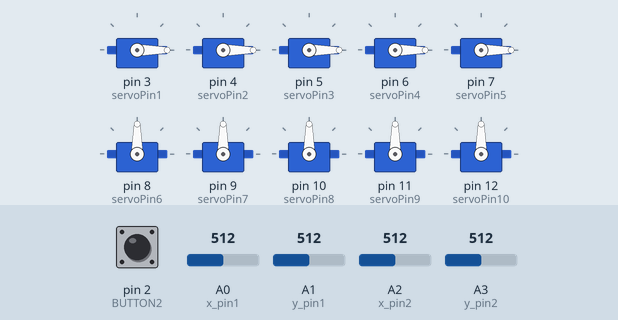
Recording of a sketch running on a simulated Arduino Uno, built with avr-gcc and run on an emulated ATmega328P. Shown: 10 × servo. The inputs (shaded band) are chosen by the test bench; at power-on: A0 (x_pin1) = 512, A2 (x_pin2) = 512, pin 2 (BUTTON2) HIGH, A1 (y_pin1) = 512, A3 (y_pin2) = 512.

Above: at 1.2 s.
1.3 s: A0 (x_pin1) set to 540
2.8 s: A0 (x_pin1) set to 568
At 4.0 s:
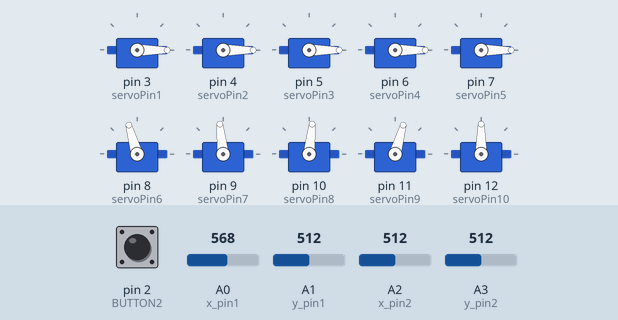
4.3 s: A2 (x_pin2) set to 541
5.8 s: A2 (x_pin2) set to 564
At 6.8 s:
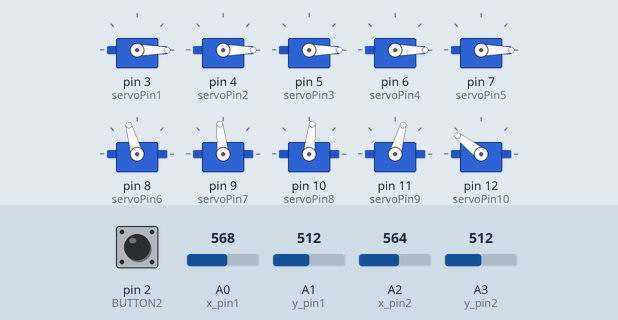
7.3 s: A0 (x_pin1) set to 469
8.8 s: A0 (x_pin1) set to 438
At 10.0 s:
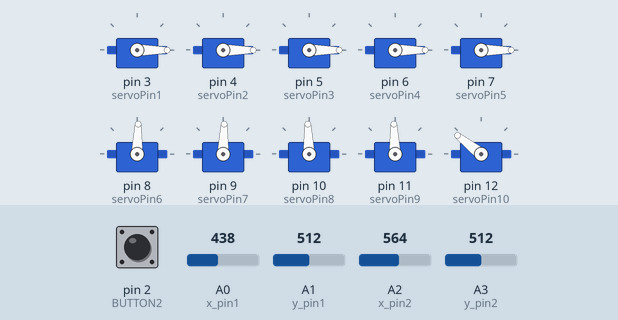
Timing chart, 0 to 11.3 s (numbered marks = the images above; inputs shaded):
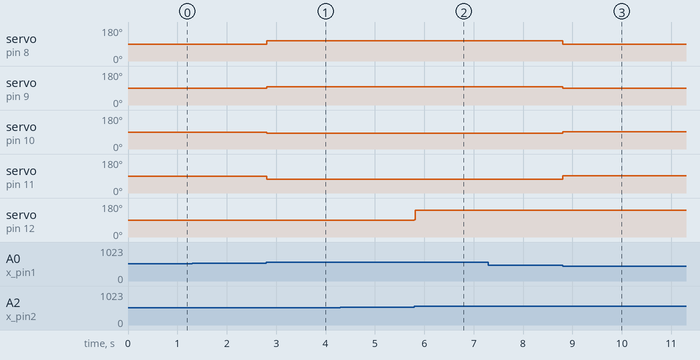

Measured:
- the behaviour switches between 549 and 550 on A0 (x_pin1) (found by bisection; images 0 and 1)
- the behaviour switches between 549 and 550 on A2 (x_pin2) (found by bisection; images 1 and 2)
- the behaviour switches between 451 and 450 on A0 (x_pin1) (found by bisection; images 2 and 3)
- after the input at 1.3 s, every drawn part: stays the same
- after the input at 2.8 s, servo on pin 8 (servoPin6): 90° → 106° at once; servo on pin 9 (servoPin7): 90° → 96° at once; servo on pin 10 (servoPin8): 90° → 84° at once; servo on pin 11 (servoPin9): 90° → 74° at once
- after the input at 4.3 s, every drawn part: stays the same
- after the input at 5.8 s, servo on pin 12 (servoPin10): 90° → 142° at once
- after the input at 7.3 s, every drawn part: stays the same
- after the input at 8.8 s, servo on pin 8 (servoPin6): 106° → 88° at once; servo on pin 9 (servoPin7): 96° → 88° at once; servo on pin 10 (servoPin8): 84° → 92° at once; servo on pin 11 (servoPin9): 74° → 92° at once

The sketch:

Robot_Hand_Code.ino
```cpp
#include<Servo.h>

//Pins for servis on arduino
int servoPin1 = 3;
int servoPin2 = 4;
int servoPin3 = 5;
int servoPin4 = 6;
int servoPin5 = 7;

int servoPin6 = 8;
int servoPin7 = 9;
int servoPin8 = 10;
int servoPin9 = 11;
int servoPin10 = 12;

//Increment for rotating servo
int angleStep = 2;

//Angles for corresponding servos
int angle1 = 0;
int angle2 = 0;
int angle3 = 0;
int angle4 = 0;
int angle5 = 0;

int pos1 = 90;
int pos2 = 90;
int pos3 = 90;
int pos4 = 90;
int pos5 = 90;


//Joystick 1 (X and Y axis)
int x_pin1 = A0;
int y_pin1 = A1;

//Joystick 2 (X and Y axis)
int x_pin2 = A2;
int y_pin2 = A3;


#define BUTTON1 1
#define BUTTON2 2

//Setting up servos
Servo s1;
Servo s2;
Servo s3;
Servo s4;
Servo s5;

Servo s6;
Servo s7;
Servo s8;
Servo s9;
Servo s10;


void setup() {

 //Set up baudrate
 Serial.begin(500000);

 //Setup servos to corresponding pins
 s1.attach(servoPin1);
 s2.attach(servoPin2);
 s3.attach(servoPin3);
 s4.attach(servoPin4);
 s5.attach(servoPin5);

 s6.attach(servoPin6);
 s7.attach(servoPin7);
 s8.attach(servoPin8);
 s9.attach(servoPin9);
 s10.attach(servoPin10);

 //Setup for buttons
 pinMode(BUTTON1, INPUT_PULLUP);
 pinMode(BUTTON2, INPUT_PULLUP);

 //Setting default position on servos
 s1.write(angle1);
 s2.write(angle2);
 s3.write(angle3);
 s4.write(angle4);
 s5.write(angle5);

 s6.write(pos1);
 s7.write(pos2);
 s8.write(pos3);
 s9.write(pos4);
 s10.write(pos5);

 //Setup for joysticks
 pinMode(A0, INPUT);
 pinMode(A1, INPUT);
 pinMode(A2, INPUT);
 pinMode(A3, INPUT);

}

void loop() {

  //Reading X and Y axis of Joystick 1
  int x_data1 = analogRead(A0);
  int y_data1 = analogRead(A1);

  //Reading X axis of Joystick 2
  int x_data2 = analogRead(A2);
  int y_data2 = analogRead(A3);

  //Ran when button1 is pressed
  while(digitalRead(BUTTON1) == LOW)
  {
    //Updates servos with defined step (closing finger)
    angle1 = angle1 + angleStep;
    angle2 = angle2 + angleStep;
    angle3 = angle3 + angleStep;
    angle4 = angle4 + angleStep;
    angle5 = angle5 + angleStep;

    //Makes sure angle is not set over the max
    if(angle1 > 180)
    {
      angle1 = 180;
    }
    else//Sets angle for the first finger servo
    {
      s1.write(angle1);
    }

    //Makes sure angle is not set over the max
    if(angle2 > 180)
    {
      angle2 = 180;
    }
    else//Sets angle for the second finger servo
    {
      s2.write(angle2);
    }

    //Makes sure angle is not set over the max
    if(angle3 > 180)
    {
      angle3 = 180;
    }
    else//Sets angle for the third finger servo
    {
      s3.write(angle3);
    }

    //Makes sure angle is not set over the max
    if(angle4 > 180)
    {
      angle4 = 180;
    }
    else//Sets angle for the fourth finger servo
    {
      s4.write(angle4);
    }

    //Makes sure angle is not set over the max
    if(angle5 > 180)
    {
      angle5 = 180;
    }
    else//Sets angle for the fifth finger servo
    {
      s5.write(angle5);
    }

    delay(10);
  }

  //Ran when Button2 is pressed
  while(digitalRead(BUTTON2) == LOW)
  {
    //Updates servos with defined step (opening finger)
    angle1 = angle1 - angleStep;
    angle2 = angle2 - angleStep;
    angle3 = angle3 - angleStep;
    angle4 = angle4 - angleStep;
    angle5 = angle5 - angleStep;

    //Makes sure angle is not set under the min
    if(angle1 < 0)
    {
      angle1 = 0;
    }
    else//Sets angle for the first finger servo
    {
      s1.write(angle1);
    }

    //Makes sure angle is not set under the min
    if(angle2 < 0)
    {
      angle2 = 0;
    }
    else//Sets angle for the second finger servo
    {
      s2.write(angle2);
    }

    //Makes sure angle is not set under the min
    if(angle3 < 0)
    {
      angle3 = 0;
    }
    else//Sets angle for the third finger servo
    {
      s3.write(angle3);
    }

    //Makes sure angle is not set under the min
    if(angle4 < 0)
    {
      angle4 = 0;
    }
    else//Sets angle for the fourth finger servo
    {
      s4.write(angle4);
    }

    //Makes sure angle is not set under the min
    if(angle5 < 0)
    {
      angle5 = 0;
    }
    else//Sets angle for the fifth finger servo
    {
      s5.write(angle5);
    }

    delay(10);
  }


 //Checking the position of the joystick1
  if(x_data1 >= 550)
  {

    //Checks if finger 1 is not a spread out position
    if(pos1 <= 105)
    {
      pos1 = pos1 + 2;
      s6.write(pos1);
    }

    //Checks if finger 2 is not a spread out position
    if(pos2<= 95){
      pos2 = pos2 + 2;
      s7.write(pos2);
    }

    //Checks if finger 3 is not a spread out position
    if(pos3 >= 85)
    {
      pos3 = pos3 - 2;
      s8.write(pos3);
    }

    //Checks if finger 4 is not a spread out position
    if(pos4 >= 75)
    {
      pos4 = pos4 - 2;
      s9.write(pos4);
    }
  }

  //Checking the position of the joystick1
  else if(x_data1 <= 450)
  {
    //Checks if finger 1 is spread out position
    if(pos1 >= 90)
    {
      pos1 = pos1 - 2;
      s6.write(pos1);
    }

    //Checks if finger 2 is not a spread out position
    if(pos2 >= 90)
    {
      pos2 = pos2 - 2;
      s7.write(pos2);
    }

    //Checks if finger 3 is not a spread out position
    if(pos3<= 90){
      pos3 = pos3 + 2;
      s8.write(pos3);
    }

    //Checks if finger 4 is not a spread out position
    if(pos4<= 90){
      pos4 = pos4 + 2;
      s9.write(pos4);
    }
  }

 //Checking the position of the joystick2
  if(x_data2 >= 550){

    //Checks if finger5 is rotated
    if(pos5 <= 140){
      pos5 = pos5 + 2;
      s10.write(pos5);
    }
  }

 //Checking the position of the joystick2
  else if(x_data2 <= 450){

    //Checks if finger is not rotated
    if(pos5 >= 90){
      pos5 = pos5 - 2;
      s10.write(pos5);
    }
  }


}
```
